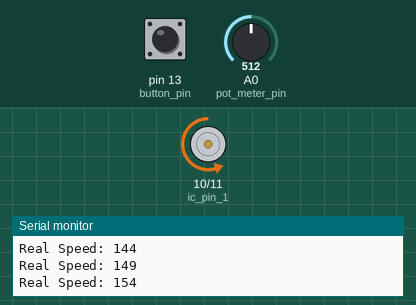
Bench run of a program on a simulated Arduino Uno, built with avr-gcc and run on an emulated ATmega328P. Parts: motor-driver pin pairs drawn as motors (green arrow = first pin HIGH = forward, orange = second pin HIGH = backward, longer = more drive, scaled by the enable pin), the last lines printed to the serial monitor. Inputs (shaded band) come from the test bench; at power-on: pin 13 (button_pin) HIGH, A0 (pot_meter_pin) = 512.

Above: at 1.2 s.
1.3 s: pin 13 (button_pin) pulled LOW for 0.15 s
At 2.25 s:
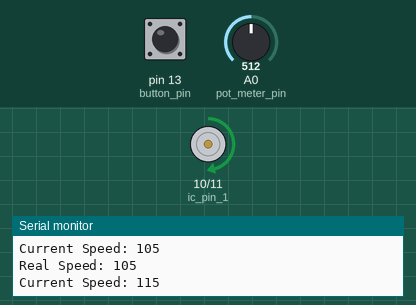
4.3 s: A0 (pot_meter_pin) set to 716
At 5.5 s:
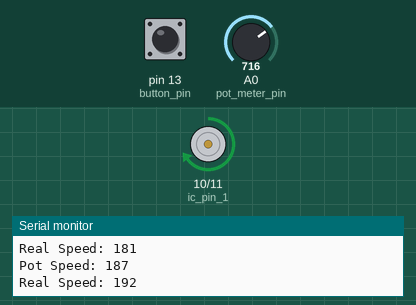
5.8 s: A0 (pot_meter_pin) set to 0
At 7.1 s:
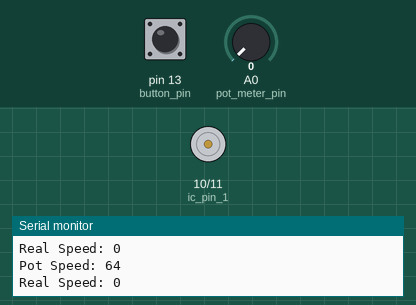
7.5 s: pin 13 (button_pin) pulled LOW for 1 s
10.0 s: A0 (pot_meter_pin) set to 13
13.0 s: A0 (pot_meter_pin) set to 16
At 14.3 s:
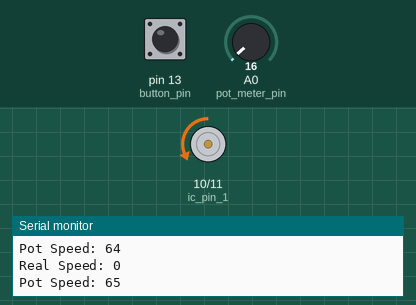
Timing chart, 0 to 15.6 s (numbered marks = the images above; inputs shaded):
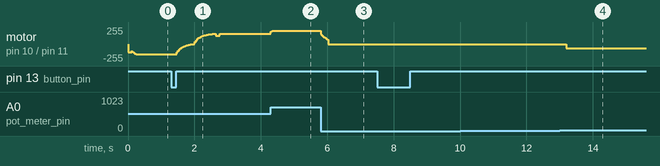

Measured:
- the behaviour switches between 14 and 15 on A0 (pot_meter_pin) (found by bisection; images 3 and 4)
- after the input at 4.3 s, motor on pin 10 (ic_pin_1) / pin 11 (ic_pin_2): forward 157/255 → forward 196/255 at once
- after the input at 5.8 s, motor on pin 10 (ic_pin_1) / pin 11 (ic_pin_2): moves from forward 196/255 to stopped over 0.23 s, starting at once
- after the input at 13.0 s, motor on pin 10 (ic_pin_1) / pin 11 (ic_pin_2): stopped → backward 65/255 after 0.20 s

The program:

main.cpp
```cpp
#include <Arduino.h>

#define safe_min_start_speed 125
#define safe_min_run_speed 65
#define speed_resolution 4

//Button definitions
int button_pin = 13;
int button_state = 0;

//Pot Meter definitions
int pot_meter_pin = A0;
int pot_meter_value = 0;

//IC digital pin definitions
int ic_pin_1 = 10;
int ic_pin_2 = 11;

//IC PWM definitions
int ic_pwm_pin = 9;

boolean direction = false;
boolean hasStopped = true;

int speed = 0;
int last_speed = 0;

void setup() {
  //Setup button
  pinMode(button_pin, INPUT_PULLUP);

  //Setup Pot Meter
  pinMode(pot_meter_pin, INPUT);

  //Setup IC
  pinMode(ic_pin_1, OUTPUT);
  pinMode(ic_pin_2, OUTPUT);
  pinMode(ic_pwm_pin, OUTPUT);

  //Serial
  Serial.begin(9600);
}

//Method to set IC Motor control values
void setMotor(int _speed, boolean _direction) {
  //Set IC digital input (motor direction)
  digitalWrite(ic_pin_1, ! _direction);
  digitalWrite(ic_pin_2, _direction);

  //Set IC PWM input (speed)
  analogWrite(ic_pwm_pin, _speed);

  //Print _speed if changed from last_speed with a margin (to prevent serial spam)
  if (_speed != last_speed && abs(_speed - last_speed) > 4) {
    Serial.print("Real Speed: ");
    Serial.println(_speed);

    last_speed = _speed;
  }
}

//Lerp between two values with a given speed/amount
int lerp(int e, int t, float r) {
  return r * (t - e) + e;
}

//Toggle motor direction, by smoothly bringing the motor to a stop, and then up to speed again.
//Will also prevent motor hanging from too low voltage.
void toggleMotorDirection() {
  int currentSpeed = speed;
  boolean reachedSpeed = false;

  //only change direction if motor has stopped
  if (hasStopped) {
    Serial.println("Toggeling Motor --- Changed direction");
    direction = ! direction;
    return;
  }

  Serial.println("Toggeling Motor --- Started smoothing");

  Serial.print("Current Speed: ");
  Serial.println(currentSpeed);

  //Run loop until motor is at desired speed
  while(reachedSpeed == false) {

    //Slow motor down to 0 before speeding up to desired speed in other directions.
    if(hasStopped == false) {
      currentSpeed = lerp(currentSpeed, 0, 0.2);

      //Detect if motor has stopped, and change direction
      if(currentSpeed <= 1) {
        hasStopped = true;
        direction = !direction;
      }
    } else {
      //Gradually reach safe_min_start_speed to get the motor spinning
      currentSpeed = lerp(currentSpeed, max(safe_min_start_speed, speed), 0.2);

      //Detect if motor has reached safe_min_start_speed, and set speed to desired speed
      if(currentSpeed >= max(safe_min_start_speed, speed) - 4) {
        reachedSpeed = true;
        currentSpeed = speed;
      }
    }

    Serial.print("Current Speed: ");
    Serial.println(currentSpeed);

    //Set motor speed and direction
    setMotor(currentSpeed, direction);
    delay(10);
  }

  Serial.println("Toggeling Motor --- Ended smoothing");
}


//Read Pot Meter and set speed variable
void readPotMeter() {
  //Smooth pot_meter_value, so that it doesn't jump around too much
  pot_meter_value = lerp(pot_meter_value, analogRead(pot_meter_pin), 0.1);

  //Map pot_meter_value from 0-1023 to safe_min_run_speed to 255, to utilise the full range of the meter.
  //(no deadzones on the potmeter from force stopping the motor below safe_min_run_speed)
  speed = map(pot_meter_value, 0,  1023, safe_min_run_speed - 1, 255);

  //Print speed if changed from last speed between a margine (to prevent serial spam)
  if(speed != last_speed && abs(speed - last_speed) > 5) {
    Serial.print("Pot Speed: ");
    Serial.println(speed);
    last_speed = speed;
  }
}

//Read button state
//and toggle motor direction on button press, from low to high
void readButtonEvents() {
  if(button_state != digitalRead(button_pin)) {
    button_state = digitalRead(button_pin);

    //Toggle motor direction if button is pressed
    if(button_state) {
      toggleMotorDirection();
    }
  }
}

//Logic for running motor safely and smoothly.
// 1: Limits motor to run below safe_min_run_speed
// 2: Allows motor to climb down to safe_min_run_speed
// 3: Prevents motor from hanging from too low voltage when starting up
// 4: Sets motor speed to desired speed
void updateMotorValues() {

  //If speed is lower than safe_min_run_speed, turn motor off
  if(speed < safe_min_run_speed) {
    setMotor(0, direction);
    hasStopped = true;

    delay(100); //Wait for motor to stop
    return;
  }

  //Allow motor to reach safe_min_run_speed if speed it being rolled down
  if(last_speed > speed && hasStopped == false) {
    speed = max(safe_min_run_speed, speed);
    setMotor(speed, direction);
    hasStopped = false;
    return;
  }

  //If motor has stopped, and speed is above safe_min_run_speed, start motor from safe_min_start_speed
  if(hasStopped == true && speed > safe_min_run_speed) {
    hasStopped = false;

    speed = safe_min_start_speed;
    setMotor(speed, direction);

    delay(100); // Give the motor time to start up
    return;
  }

  //If all else fails, just set the motor speed
  setMotor(speed, direction);
}

//Update loop
void loop() {
  readPotMeter();
  readButtonEvents();
  updateMotorValues();
}
```
